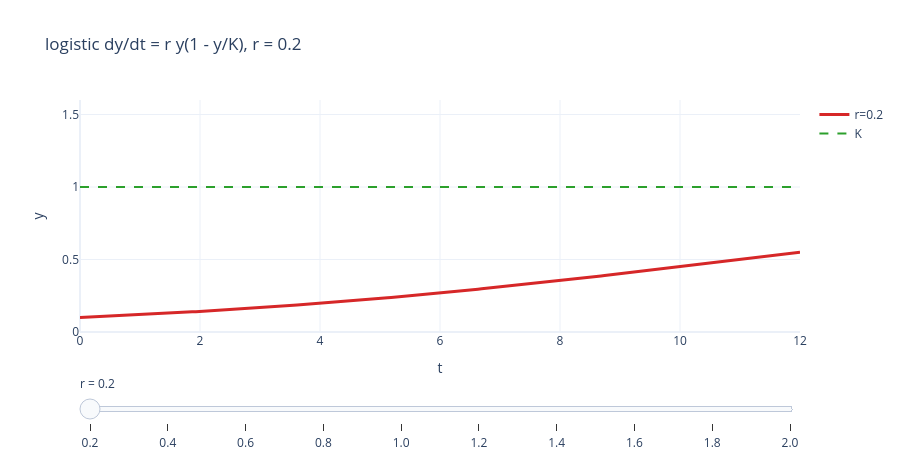

The notebook cell this image was saved under:
### Markdown cell above
### インタラクティブ: 成長率 $r$ を動かす(静的 HTML でも動く)

`ipywidgets` は JupyterLab 専用ですが、**Plotly のスライダーはエクスポートした HTML でも動きます**。
$r$ を大きくするほど収束が速くなり、平衡 $K$ は変わらないことを確かめてください。

### Code cell
import plotly.io as pio
from ode_book import interactive

pio.renderers.default = "plotly_mimetype+notebook_connected"
fig = interactive.plotly_logistic_r()
fig.show()

### Figure 1 — Plotly figure (JSON) as saved in the notebook; plotly's stock layout.template omitted (floating-point values rounded to 4 significant figures; data arrays with more than 128 entries replaced by an {"elided": "..."} marker saying what was removed)
{"data": [{"line": {"color": "#d62728", "width": 3}, "name": "r=0.2", "type": "scatter", "visible": true, "x": {"elided": "200 float values"}, "y": {"elided": "200 float values"}}, {"line": {"color": "#d62728", "width": 3}, "name": "r=0.4", "type": "scatter", "visible": false, "x": {"elided": "200 float values"}, "y": {"elided": "200 float values"}}, {"line": {"color": "#d62728", "width": 3}, "name": "r=0.6", "type": "scatter", "visible": false, "x": {"elided": "200 float values"}, "y": {"elided": "200 float values"}}, {"line": {"color": "#d62728", "width": 3}, "name": "r=0.8", "type": "scatter", "visible": false, "x": {"elided": "200 float values"}, "y": {"elided": "200 float values"}}, {"line": {"color": "#d62728", "width": 3}, "name": "r=1.0", "type": "scatter", "visible": false, "x": {"elided": "200 float values"}, "y": {"elided": "200 float values"}}, {"line": {"color": "#d62728", "width": 3}, "name": "r=1.2", "type": "scatter", "visible": false, "x": {"elided": "200 float values"}, "y": {"elided": "200 float values"}}, {"line": {"color": "#d62728", "width": 3}, "name": "r=1.4", "type": "scatter", "visible": false, "x": {"elided": "200 float values"}, "y": {"elided": "200 float values"}}, {"line": {"color": "#d62728", "width": 3}, "name": "r=1.6", "type": "scatter", "visible": false, "x": {"elided": "200 float values"}, "y": {"elided": "200 float values"}}, {"line": {"color": "#d62728", "width": 3}, "name": "r=1.8", "type": "scatter", "visible": false, "x": {"elided": "200 float values"}, "y": {"elided": "200 float values"}}, {"line": {"color": "#d62728", "width": 3}, "name": "r=2.0", "type": "scatter", "visible": false, "x": {"elided": "200 float values"}, "y": {"elided": "200 float values"}}, {"line": {"color": "#2ca02c", "dash": "dash"}, "mode": "lines", "name": "K", "type": "scatter", "visible": true, "x": [0, 12.0], "y": [1.0, 1.0]}], "layout": {"height": 460, "sliders": [{"active": 0, "currentvalue": {"prefix": "r = "}, "pad": {"t": 40}, "steps": [{"args": [{"visible": [true, false, false, false, false, false, false, false, false, false, true]}, {"title.text": "logistic dy/dt = r y(1 - y/K), r = 0.2"}], "label": "0.2", "method": "update"}, {"args": [{"visible": [false, true, false, false, false, false, false, false, false, false, true]}, {"title.text": "logistic dy/dt = r y(1 - y/K), r = 0.4"}], "label": "0.4", "method": "update"}, {"args": [{"visible": [false, false, true, false, false, false, false, false, false, false, true]}, {"title.text": "logistic dy/dt = r y(1 - y/K), r = 0.6"}], "label": "0.6", "method": "update"}, {"args": [{"visible": [false, false, false, true, false, false, false, false, false, false, true]}, {"title.text": "logistic dy/dt = r y(1 - y/K), r = 0.8"}], "label": "0.8", "method": "update"}, {"args": [{"visible": [false, false, false, false, true, false, false, false, false, false, true]}, {"title.text": "logistic dy/dt = r y(1 - y/K), r = 1.0"}], "label": "1.0", "method": "update"}, {"args": [{"visible": [false, false, false, false, false, true, false, false, false, false, true]}, {"title.text": "logistic dy/dt = r y(1 - y/K), r = 1.2"}], "label": "1.2", "method": "update"}, {"args": [{"visible": [false, false, false, false, false, false, true, false, false, false, true]}, {"title.text": "logistic dy/dt = r y(1 - y/K), r = 1.4"}], "label": "1.4", "method": "update"}, {"args": [{"visible": [false, false, false, false, false, false, false, true, false, false, true]}, {"title.text": "logistic dy/dt = r y(1 - y/K), r = 1.6"}], "label": "1.6", "method": "update"}, {"args": [{"visible": [false, false, false, false, false, false, false, false, true, false, true]}, {"title.text": "logistic dy/dt = r y(1 - y/K), r = 1.8"}], "label": "1.8", "method": "update"}, {"args": [{"visible": [false, false, false, false, false, false, false, false, false, true, true]}, {"title.text": "logistic dy/dt = r y(1 - y/K), r = 2.0"}], "label": "2.0", "method": "update"}]}], "title": {"text": "logistic dy/dt = r y(1 - y/K), r = 0.2"}, "xaxis": {"title": {"text": "t"}}, "yaxis": {"range": [0, 1.6], "title": {"text": "y"}}}}
